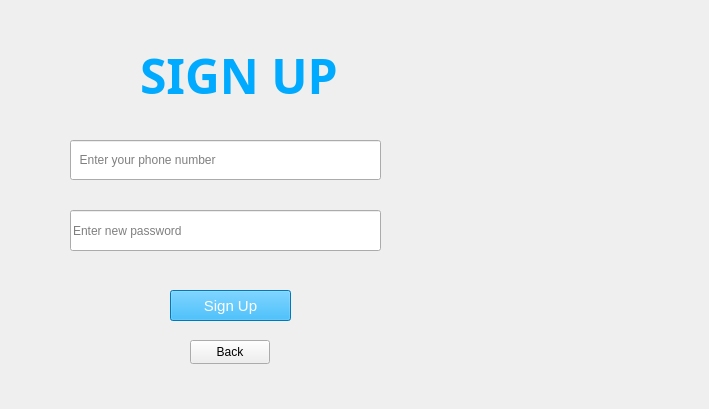
    <widget class="QWidget" name="signin">
     <widget class="QLabel" name="img_2">
      <property name="geometry">
       <rect>
        <x>0</x>
        <y>0</y>
        <width>700</width>
        <height>400</height>
       </rect>
      </property>
      <property name="text">
       <string/>
      </property>
      <property name="pixmap">
       <pixmap>../Resourses/img.jpg</pixmap>
      </property>
      <property name="scaledContents">
       <bool>true</bool>
      </property>
     </widget>
     <widget class="QLabel" name="text_9">
      <property name="geometry">
       <rect>
        <x>140</x>
        <y>30</y>
        <width>201</width>
        <height>91</height>
       </rect>
      </property>
      <property name="font">
       <font>
        <family>Bahnschrift SemiBold</family>
        <pointsize>36</pointsize>
        <bold>true</bold>
       </font>
      </property>
      <property name="focusPolicy">
       <enum>Qt::NoFocus</enum>
      </property>
      <property name="acceptDrops">
       <bool>false</bool>
      </property>
      <property name="autoFillBackground">
       <bool>false</bool>
      </property>
      <property name="styleSheet">
       <string notr="true">color: rgb(41, 48, 48);
color: rgb(0, 170, 255);</string>
      </property>
      <property name="text">
       <string>SIGN UP</string>
      </property>
      <property name="textFormat">
       <enum>Qt::AutoText</enum>
      </property>
      <property name="scaledContents">
       <bool>false</bool>
      </property>
     </widget>
     <widget class="QLineEdit" name="Phone_4">
      <property name="geometry">
       <rect>
        <x>70</x>
        <y>140</y>
        <width>311</width>
        <height>40</height>
       </rect>
      </property>
      <property name="placeholderText">
       <string>  Enter your phone number</string>
      </property>
     </widget>
     <widget class="QPushButton" name="Sign_4">
      <property name="geometry">
       <rect>
        <x>170</x>
        <y>290</y>
        <width>121</width>
        <height>31</height>
       </rect>
      </property>
      <property name="font">
       <font>
        <pointsize>11</pointsize>
       </font>
      </property>
      <property name="styleSheet">
       <string notr="true">background-color: rgb(0, 170, 255);
color: rgb(255, 255, 255);</string>
      </property>
      <property name="text">
       <string>Sign Up</string>
      </property>
     </widget>
     <widget class="QLineEdit" name="Pass_6">
      <property name="geometry">
       <rect>
        <x>70</x>
        <y>210</y>
        <width>311</width>
        <height>41</height>
       </rect>
      </property>
      <property name="echoMode">
       <enum>QLineEdit::Password</enum>
      </property>
      <property name="placeholderText">
       <string>Enter new password</string>
      </property>
     </widget>
     <widget class="QPushButton" name="back_21">
      <property name="geometry">
       <rect>
        <x>190</x>
        <y>340</y>
        <width>80</width>
        <height>24</height>
       </rect>
      </property>
      <property name="text">
       <string>Back</string>
      </property>
     </widget>
    </widget>
